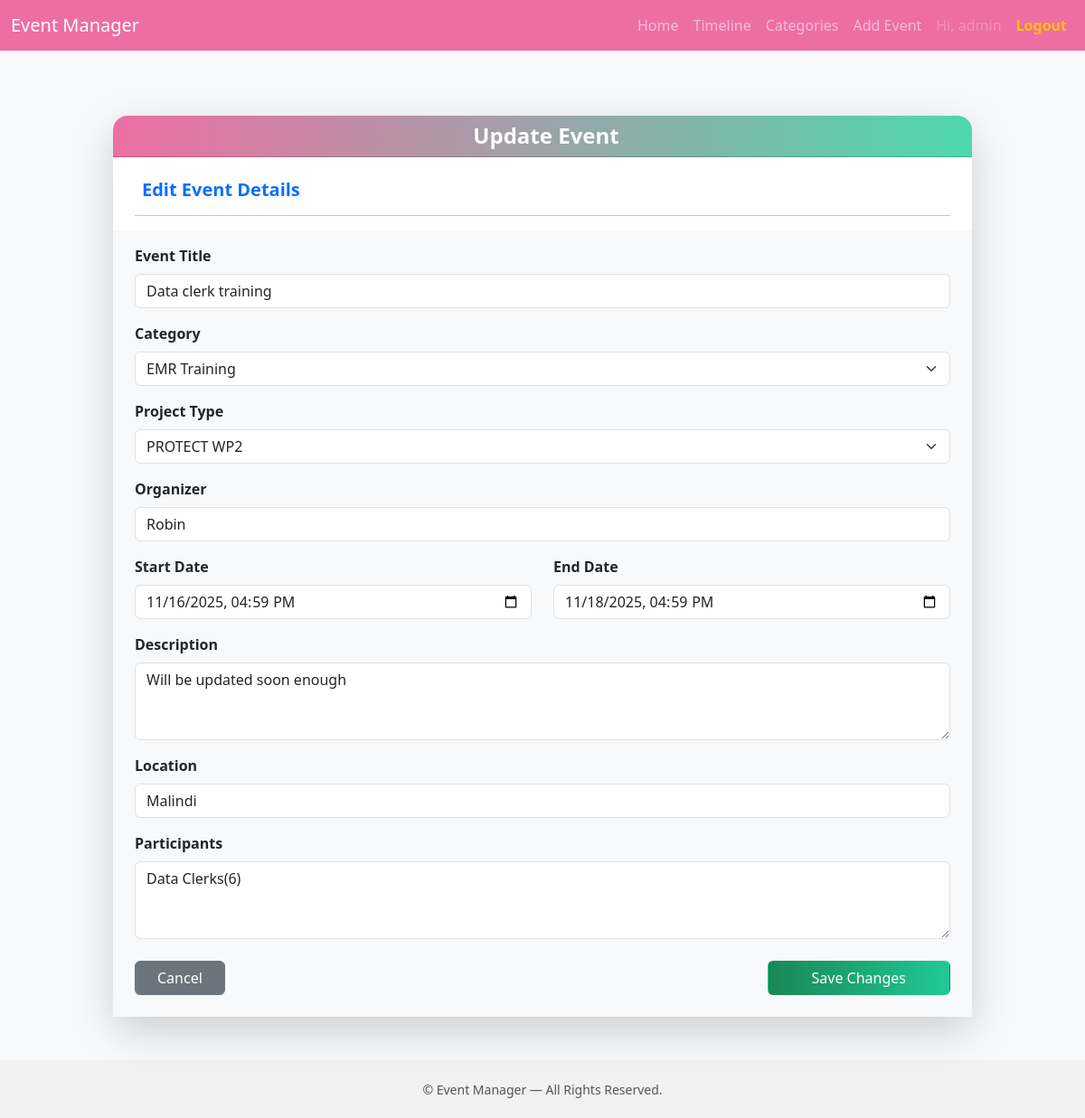
/events/update/1/ (signed in), run on the app's committed database.
### ems/models.py (models this page shows, shortened)
class Event(models.Model):
    PROJECT_TYPES = [
        ('kwp2', 'PROTECT WP2'),
        ('kwp3', 'PROTECT WP3'),
        ('kwp', 'PROTECT WP4'),
        ('other', 'Other'),
    ]
    event_id = models.CharField(
        max_length=20,
        unique=True,
        default=generate_event_id,
        editable=False,
        help_text="e.g., EV-20251109-1A2"
    )
    user = models.ForeignKey(User, on_delete=models.CASCADE)
    name = models.CharField(max_length=150)
    category = models.ForeignKey(Category, on_delete=models.CASCADE)
    project_type = models.CharField(max_length=50, choices=PROJECT_TYPES)
    start_date = models.DateTimeField()
    end_date = models.DateTimeField()
    description = models.TextField(default='')
    location = models.CharField(max_length=255, default='')
    organizer = models.CharField(max_length=100, default='')
    participants = models.TextField(blank=True, null=True, help_text="Comma-separated list of participants")
    created_at = models.DateTimeField(auto_now_add=True)
    updated_at = models.DateTimeField(auto_now=True)

class Category(models.Model):
    name = models.CharField(max_length=100, unique=True)

### ems/views.py (the view, shortened to what this page needs)
# urls.py: path('events/update/<int:event_id>/', views.update_event, name='update_event'),
@login_required(login_url='login')
def update_event(request, event_id):
    event = get_object_or_404(Event, pk=event_id)
    categories = Category.objects.all()  # <--- add this
    return render(request, 'ems/update_event.html', {
        'event': event,
        'categories': categories  # <--- pass categories here
    })

### ems/templates/ems/update_event.html (shortened to what this page needs)
{% extends 'ems/base.html' %}
{% block content %}
<div class="container-fluid py-5 d-flex justify-content-center">
  <div class="card shadow-lg border-0 rounded-4" style="max-width: 950px; width: 100%;">
    <div class="card-header text-white rounded-top-4"
         style="background: linear-gradient(90deg, #ED6EA3, #4dd8ae);">
      <h4 class="mb-0 text-center fw-semibold">
        Update Event
      </h4>
    </div>
    <div class="px-4 pt-4">
      <h5 class="text-primary fw-semibold">
        Edit Event Details
      </h5>
      <hr>
    </div>
    <div class="card-body bg-light px-4 pb-4">
      <form method="post" action="{% url 'update_event' event.id %}" id="updateEventForm">
        <div class="mb-3">
          <label for="eventName" class="form-label fw-semibold">Event Title</label>
          <input type="text" class="form-control" id="eventName" name="name" value="{{ event.name }}" required>
        </div>
        <div class="mb-3">
          <label for="eventCategory" class="form-label fw-semibold">Category</label>
          <select class="form-select" id="eventCategory" name="category" required>
            {% for category in categories %}
              <option value="{{ category.id }}" {% if category.id == event.category.id %}selected{% endif %}>
                {{ category.name }}
              </option>
            {% endfor %}
          </select>
        </div>
        <div class="mb-3">
          <label for="projectType" class="form-label fw-semibold">Project Type</label>
          <select class="form-select" id="projectType" name="project_type" required>
            <option value="kwp2" {% if event.project_type == 'kwp2' %}selected{% endif %}>PROTECT WP2</option>
          </select>
        </div>
        <div class="mb-3">
          <label for="organizer" class="form-label fw-semibold">Organizer</label>
          <input type="text" class="form-control" id="organizer" name="organizer" value="{{ event.organizer }}">
        </div>
        <div class="row">
          <div class="col-md-6 mb-3">
            <label for="startDate" class="form-label fw-semibold">Start Date</label>
            <input type="datetime-local" class="form-control" id="startDate" name="start_date"
                   value="{{ event.start_date|date:'Y-m-d\\TH:i' }}" required>
          </div>
          <div class="col-md-6 mb-3">
            <label for="endDate" class="form-label fw-semibold">End Date</label>
            <input type="datetime-local" class="form-control" id="endDate" name="end_date"
                   value="{{ event.end_date|date:'Y-m-d\\TH:i' }}" required>
          </div>
        </div>
        <div class="mb-3">
          <label for="description" class="form-label fw-semibold">Description</label>
          <textarea class="form-control" id="description" name="description" rows="3">{{ event.description }}</textarea>
        </div>
        <div class="mb-3">
          <label for="location" class="form-label fw-semibold">Location</label>
          <input type="text" class="form-control" id="location" name="location" value="{{ event.location }}">
        </div>
        <div class="mb-3">
          <label for="participants" class="form-label fw-semibold">Participants</label>
          <textarea class="form-control" id="participants" name="participants" rows="3">{{ event.participants }}</textarea>
        </div>
        <div class="d-flex justify-content-between mt-4">
          <a href="{% url 'home' %}" class="btn btn-secondary px-4">Cancel</a>
          <button type="submit" class="btn text-white px-5"
                  style="background: linear-gradient(90deg, #198754, #20c997);">
            Save Changes
          </button>
        </div>
      </form>
    </div>
  </div>
</div>
{% endblock %}

### ems/templates/ems/base.html (shortened to what this page needs)
<!DOCTYPE html>
<html lang="en">
<head>
    <link href="https://cdn.jsdelivr.net/npm/bootstrap@5.3.3/dist/css/bootstrap.min.css" rel="stylesheet">
</head>
<body>
    <nav class="navbar navbar-expand-lg navbar-dark" style="background-color: #ED6EA3;">
        <div class="container-fluid">
            <a class="navbar-brand" href="{% url 'category_list' %}">Event Manager</a>
            <div class="collapse navbar-collapse" id="navbarNav">
                <ul class="navbar-nav ms-auto">
                    <li class="nav-item"><a class="nav-link" href="{% url 'home' %}">Home</a></li>
                    <li class="nav-item"><a class="nav-link" href="{% url 'event_timeline' %}">Timeline</a></li>
                    <li class="nav-item"><a class="nav-link" href="{% url 'category_list' %}">Categories</a></li>
                    <li class="nav-item"><a class="nav-link" href="{% url 'create_event' %}">Add Event</a></li>
                    {% if user.is_authenticated %}
                        <li class="nav-item">
                            <span class="nav-link disabled">Hi, {{ user.username }}</span>
                        </li>
                        <li class="nav-item">
                            <a class="nav-link text-warning fw-bold" href="{% url 'logout' %}">Logout</a>
                        </li>
                    {% else %}
                        <li class="nav-item">
                            <a class="nav-link text-light fw-bold" href="{% url 'login' %}">Login</a>
                        </li>
                    {% endif %}
                </ul>
            </div>
        </div>
    </nav>
    <div class="container mt-4">
        {% block content %}{% endblock %}
    </div>
    <footer class="text-center">
        <small>&copy; {{ now|date:"Y" }} Event Manager — All Rights Reserved.</small>
    </footer>
</body>
</html>

### ems/templates/ems/base.html (style rules this page uses)
body { background-color: #f8f9fa; min-height: 100vh; display: flex; flex-direction: column; }
.container { flex: 1; }
footer { margin-top: auto; padding: 20px 0; background-color: #f1f1f1; color: #555; }

### data on the page
Event: name "Data clerk training", category "EMR Training", project_type "PROTECT WP2", organizer "Robin", start_date "11/16/2025 16:59", end_date "11/18/2025 16:59", description "Will be updated soon enough", location "Malindi", participants "Data Clerks(6)"

### other printed values
{{ user.username }} "admin"
